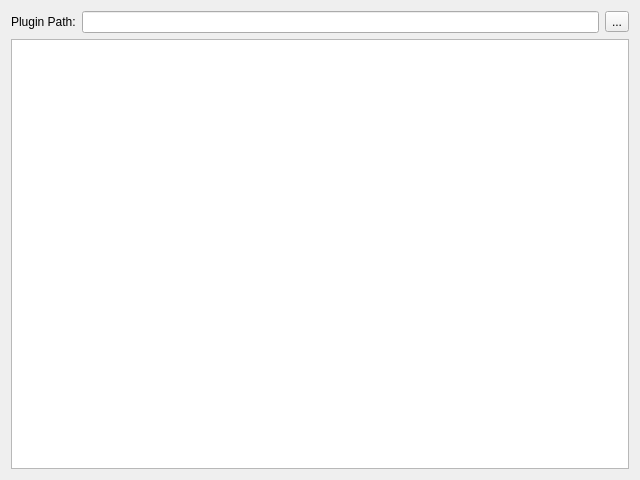
<?xml version="1.0" encoding="UTF-8"?>
<ui version="4.0">
 <class>Core::PluginManager::PluginSettingPage</class>
 <widget class="QWidget" name="Core::PluginManager::PluginSettingPage">
  <property name="geometry">
   <rect>
    <x>0</x>
    <y>0</y>
    <width>640</width>
    <height>480</height>
   </rect>
  </property>
  <property name="windowTitle">
   <string>Loaded Plugins</string>
  </property>
  <property name="windowIcon">
   <iconset resource="../Resources/Core.qrc">
    <normaloff>:/PluginManager/plugin.svg</normaloff>:/PluginManager/plugin.svg</iconset>
  </property>
  <layout class="QGridLayout" name="gridLayout">
   <item row="0" column="0">
    <layout class="QHBoxLayout" name="horizontalLayout">
     <item>
      <widget class="QLabel" name="lblPluginPath">
       <property name="text">
        <string>Plugin Path:</string>
       </property>
      </widget>
     </item>
     <item>
      <widget class="QLineEdit" name="txtPluginPath"/>
     </item>
     <item>
      <widget class="QToolButton" name="btnPluginPath">
       <property name="text">
        <string>...</string>
       </property>
      </widget>
     </item>
    </layout>
   </item>
   <item row="1" column="0">
    <widget class="QTreeWidget" name="treeWidget">
     <attribute name="headerVisible">
      <bool>false</bool>
     </attribute>
     <column>
      <property name="text">
       <string notr="true">1</string>
      </property>
     </column>
    </widget>
   </item>
  </layout>
 </widget>
 <resources>
  <include location="../Resources/Core.qrc"/>
 </resources>
 <connections/>
</ui>
